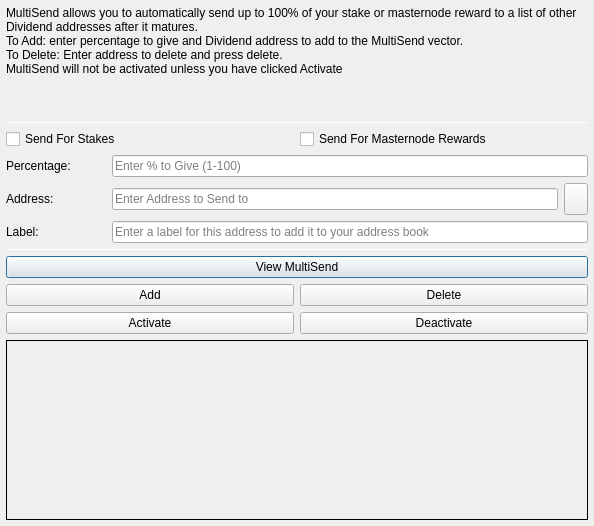
<?xml version="1.0" encoding="UTF-8"?>
<ui version="4.0">
 <class>MultiSendDialog</class>
 <widget class="QDialog" name="MultiSendDialog">
  <property name="windowModality">
   <enum>Qt::NonModal</enum>
  </property>
  <property name="geometry">
   <rect>
    <x>0</x>
    <y>0</y>
    <width>594</width>
    <height>526</height>
   </rect>
  </property>
  <property name="windowTitle">
   <string>MultiSend</string>
  </property>
  <layout class="QVBoxLayout" name="verticalLayout" stretch="0">
   <property name="leftMargin">
    <number>6</number>
   </property>
   <property name="topMargin">
    <number>6</number>
   </property>
   <property name="rightMargin">
    <number>6</number>
   </property>
   <property name="bottomMargin">
    <number>6</number>
   </property>
   <item>
    <layout class="QVBoxLayout" name="verticalLayout_Main" stretch="1,1,1,0,1,1,1">
     <item>
      <widget class="QLabel" name="label_2">
       <property name="lineWidth">
        <number>1</number>
       </property>
       <property name="text">
        <string>MultiSend allows you to automatically send up to 100% of your stake or masternode reward to a list of other Dividend addresses after it matures.
To Add: enter percentage to give and Dividend address to add to the MultiSend vector.
To Delete: Enter address to delete and press delete.
MultiSend will not be activated unless you have clicked Activate</string>
       </property>
       <property name="alignment">
        <set>Qt::AlignLeading|Qt::AlignLeft|Qt::AlignTop</set>
       </property>
       <property name="wordWrap">
        <bool>true</bool>
       </property>
      </widget>
     </item>
     <item>
      <widget class="Line" name="line">
       <property name="minimumSize">
        <size>
         <width>0</width>
         <height>1</height>
        </size>
       </property>
       <property name="maximumSize">
        <size>
         <width>16777215</width>
         <height>1</height>
        </size>
       </property>
       <property name="orientation">
        <enum>Qt::Horizontal</enum>
       </property>
      </widget>
     </item>
     <item>
      <layout class="QVBoxLayout" name="verticalLayout_Settings">
       <item>
        <layout class="QHBoxLayout" name="horizontalLayout">
         <item>
          <widget class="QCheckBox" name="multiSendStakeCheckBox">
           <property name="text">
            <string>Send For Stakes</string>
           </property>
          </widget>
         </item>
         <item>
          <widget class="QCheckBox" name="multiSendMasternodeCheckBox">
           <property name="text">
            <string>Send For Masternode Rewards</string>
           </property>
          </widget>
         </item>
        </layout>
       </item>
       <item>
        <layout class="QHBoxLayout" name="horizontalLayout_6">
         <item>
          <widget class="QLabel" name="label">
           <property name="minimumSize">
            <size>
             <width>100</width>
             <height>0</height>
            </size>
           </property>
           <property name="toolTip">
            <string>Percentage of stake to send</string>
           </property>
           <property name="text">
            <string>Percentage:</string>
           </property>
          </widget>
         </item>
         <item>
          <widget class="QLineEdit" name="multiSendPercentEdit">
           <property name="toolTip">
            <string>Enter whole numbers 1 - 100</string>
           </property>
           <property name="placeholderText">
            <string>Enter % to Give (1-100)</string>
           </property>
          </widget>
         </item>
        </layout>
       </item>
       <item>
        <layout class="QHBoxLayout" name="horizontalLayout_7">
         <item>
          <widget class="QLabel" name="label_5">
           <property name="minimumSize">
            <size>
             <width>100</width>
             <height>0</height>
            </size>
           </property>
           <property name="toolTip">
            <string>Address to send portion of stake to</string>
           </property>
           <property name="text">
            <string>Address:</string>
           </property>
          </widget>
         </item>
         <item>
          <widget class="QLineEdit" name="multiSendAddressEdit">
           <property name="toolTip">
            <string/>
           </property>
           <property name="placeholderText">
            <string>Enter Address to Send to</string>
           </property>
          </widget>
         </item>
         <item>
          <widget class="QToolButton" name="addressBookButton">
           <property name="maximumSize">
            <size>
             <width>16777215</width>
             <height>32</height>
            </size>
           </property>
           <property name="toolTip">
            <string>Choose an address from the address book</string>
           </property>
           <property name="text">
            <string/>
           </property>
           <property name="icon">
            <iconset resource="../dividend.qrc">
             <normaloff>:/icons/address-book</normaloff>:/icons/address-book</iconset>
           </property>
           <property name="shortcut">
            <string>Alt+A</string>
           </property>
          </widget>
         </item>
        </layout>
       </item>
      </layout>
     </item>
     <item>
      <layout class="QHBoxLayout" name="horizontalLayout_3">
       <item>
        <widget class="QLabel" name="label_3">
         <property name="minimumSize">
          <size>
           <width>100</width>
           <height>0</height>
          </size>
         </property>
         <property name="text">
          <string>Label:</string>
         </property>
        </widget>
       </item>
       <item>
        <widget class="QLineEdit" name="labelAddressLabelEdit">
         <property name="placeholderText">
          <string>Enter a label for this address to add it to your address book</string>
         </property>
        </widget>
       </item>
      </layout>
     </item>
     <item>
      <widget class="Line" name="line_2">
       <property name="minimumSize">
        <size>
         <width>0</width>
         <height>1</height>
        </size>
       </property>
       <property name="maximumSize">
        <size>
         <width>16777215</width>
         <height>1</height>
        </size>
       </property>
       <property name="orientation">
        <enum>Qt::Horizontal</enum>
       </property>
      </widget>
     </item>
     <item>
      <layout class="QVBoxLayout" name="verticalLayout_Buttons">
       <item>
        <layout class="QHBoxLayout" name="horizontalLayout_4">
         <item>
          <widget class="QPushButton" name="viewButton">
           <property name="toolTip">
            <string/>
           </property>
           <property name="statusTip">
            <string>View MultiSend Vector</string>
           </property>
           <property name="text">
            <string>View MultiSend</string>
           </property>
          </widget>
         </item>
        </layout>
       </item>
       <item>
        <layout class="QHBoxLayout" name="horizontalLayout_2">
         <item>
          <widget class="QPushButton" name="addButton">
           <property name="toolTip">
            <string/>
           </property>
           <property name="statusTip">
            <string>Add to MultiSend Vector</string>
           </property>
           <property name="text">
            <string>Add</string>
           </property>
          </widget>
         </item>
         <item>
          <widget class="QPushButton" name="deleteButton">
           <property name="toolTip">
            <string/>
           </property>
           <property name="statusTip">
            <string>Delete Address From MultiSend Vector</string>
           </property>
           <property name="text">
            <string>Delete</string>
           </property>
          </widget>
         </item>
        </layout>
       </item>
       <item>
        <layout class="QHBoxLayout" name="horizontalLayout_5">
         <item>
          <widget class="QPushButton" name="activateButton">
           <property name="statusTip">
            <string>Activate MultiSend</string>
           </property>
           <property name="text">
            <string>Activate</string>
           </property>
          </widget>
         </item>
         <item>
          <widget class="QPushButton" name="disableButton">
           <property name="statusTip">
            <string>Deactivate MultiSend</string>
           </property>
           <property name="text">
            <string>Deactivate</string>
           </property>
          </widget>
         </item>
        </layout>
       </item>
      </layout>
     </item>
     <item>
      <widget class="QLabel" name="message">
       <property name="minimumSize">
        <size>
         <width>0</width>
         <height>180</height>
        </size>
       </property>
       <property name="frameShape">
        <enum>QFrame::Panel</enum>
       </property>
       <property name="frameShadow">
        <enum>QFrame::Plain</enum>
       </property>
       <property name="lineWidth">
        <number>1</number>
       </property>
       <property name="midLineWidth">
        <number>1</number>
       </property>
       <property name="text">
        <string/>
       </property>
       <property name="alignment">
        <set>Qt::AlignLeading|Qt::AlignLeft|Qt::AlignTop</set>
       </property>
       <property name="wordWrap">
        <bool>true</bool>
       </property>
      </widget>
     </item>
    </layout>
   </item>
  </layout>
 </widget>
 <resources>
  <include location="../dividend.qrc"/>
 </resources>
 <connections/>
</ui>
